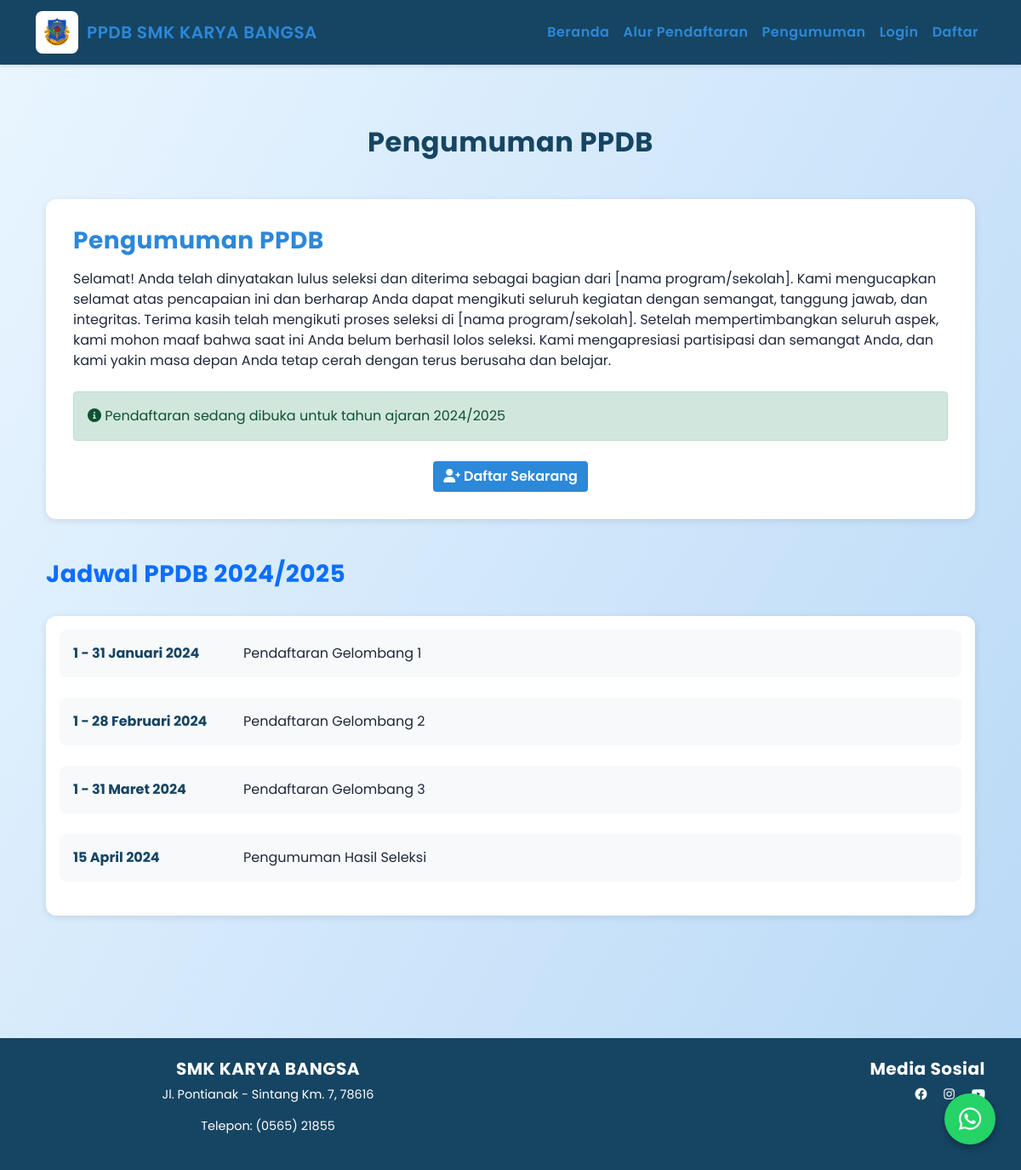
/pengumuman, run on an earlier commit of the app's database.
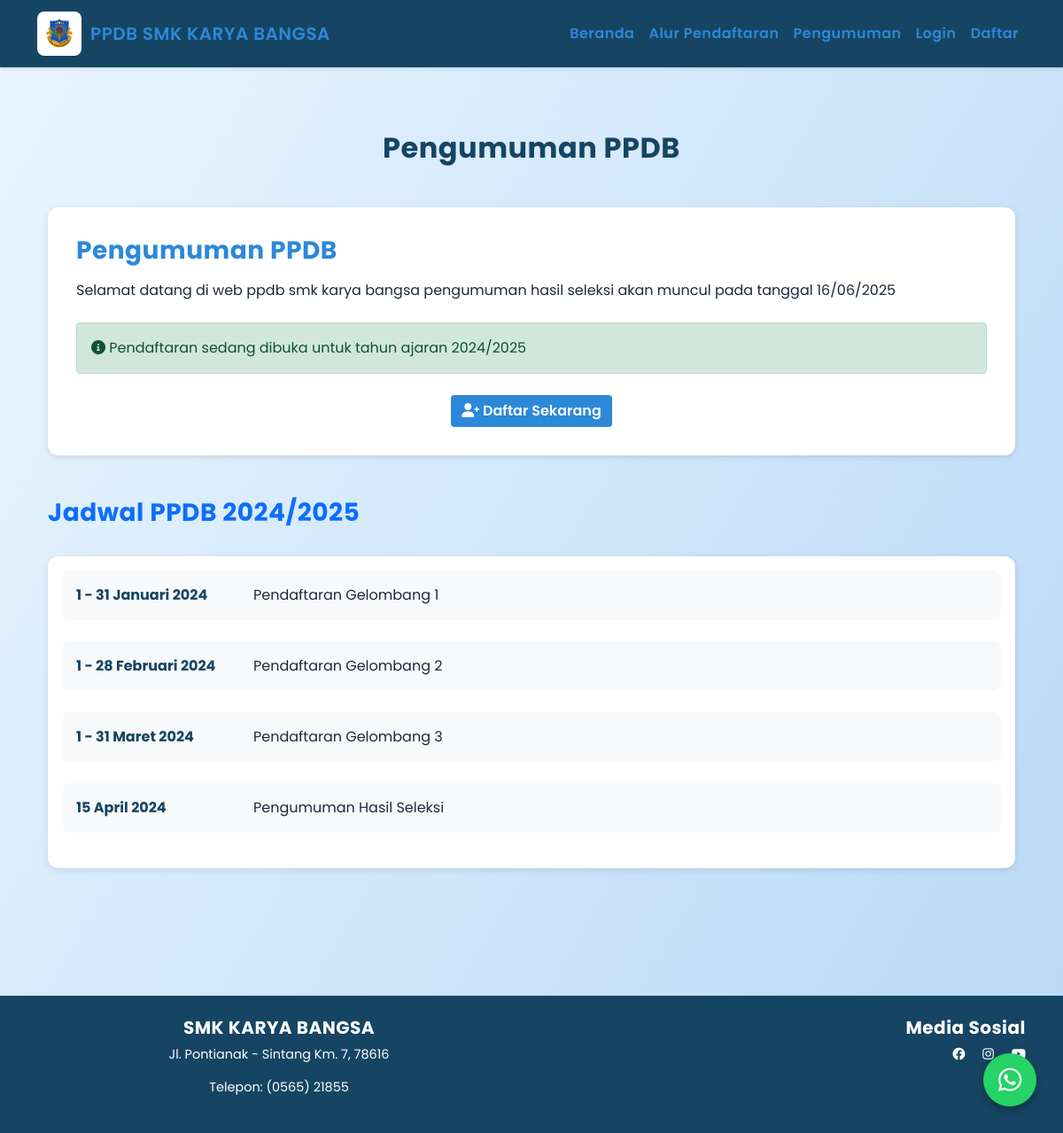
And on a later commit of the database.
### models.py (models this page shows)
class PpdbSettings(db.Model):
    id = db.Column(db.Integer, primary_key=True)
    registration_open = db.Column(db.Boolean, default=True)
    academic_year = db.Column(db.String(10))
    quota_per_major = db.Column(db.Integer)
    announcement_title = db.Column(db.String(200))
    announcement_content = db.Column(db.Text)
    show_announcement = db.Column(db.Boolean, default=False)

### routes/main.py (the view)
@main.route('/pengumuman')
def pengumuman():
    settings = PpdbSettings.query.first()
    approved_students = Siswa.query.filter_by(status='approved').all()
    return render_template('pengumuman.html',
                         settings=settings,
                         approved_students=approved_students)

### app.py (called while the page is built)
@app.before_request
def before_request():
    print(f"Incoming {request.method} request to {request.path}")

### templates/pengumuman.html (shortened to what this page needs)
{% extends 'base.html' %}
{% block content %}
<div class="container py-5">
    <div class="announcement-section">
        <h2 class="text-center mb-5" style="color:#164563;">Pengumuman PPDB</h2>
        {% if settings and settings.show_announcement %}
            <div class="announcement-card" style="background:white;border-radius:12px;padding:2rem;box-shadow:0 2px 8px rgba(0,0,0,0.1);">
                <h3 style="color:#2C88D9;margin-bottom:1rem;">{{ settings.announcement_title }}</h3>
                <div class="announcement-content">
                    {{ settings.announcement_content | safe }}
                </div>
                {% if settings.registration_open %}
                    <div class="alert alert-success mt-4">
                        <i class="fas fa-info-circle"></i>
                        Pendaftaran sedang dibuka untuk tahun ajaran {{ settings.academic_year }}
                    </div>
                    <div class="text-center mt-4">
                        <a href="{{ url_for('auth.register') }}" class="btn btn-primary">
                            <i class="fas fa-user-plus"></i> Daftar Sekarang
                        </a>
                    </div>
                {% else %}
                    <div class="alert alert-warning mt-4">
                        <i class="fas fa-exclamation-triangle"></i>
                        Pendaftaran untuk tahun ajaran {{ settings.academic_year }} sudah ditutup
                    </div>
                {% endif %}
            </div>
        {% else %}
            <div class="no-announcement text-center">
                <i class="fas fa-inbox fa-3x mb-3" style="color:#164563;"></i>
                <h3>Belum ada pengumuman</h3>
                <p>Silakan cek kembali nanti.</p>
            </div>
        {% endif %}
    </div>
    <div class="schedule-section mt-5">
        <h3 class="text-primary mb-4">Jadwal PPDB 2024/2025</h3>
        <div class="timeline">
            <div class="timeline-item">
                <div class="date">1 - 31 Januari 2024</div>
                <div class="event">Pendaftaran Gelombang 1</div>
            </div>
            <div class="timeline-item">
                <div class="date">1 - 28 Februari 2024</div>
                <div class="event">Pendaftaran Gelombang 2</div>
            </div>
            <div class="timeline-item">
                <div class="date">1 - 31 Maret 2024</div>
                <div class="event">Pendaftaran Gelombang 3</div>
            </div>
            <div class="timeline-item">
                <div class="date">15 April 2024</div>
                <div class="event">Pengumuman Hasil Seleksi</div>
            </div>
        </div>
    </div>
</div>
{% endblock %}

What changed in the data, as far as the page shows it:
changed PpdbSettings "Pengumuman PPDB": announcement_content "Selamat! Anda telah dinyatakan lulus seleksi dan diterima sebagai bagian dari [nama program/sekolah]. Kami mengucapkan selamat atas pencapaian ini dan berharap Anda dapat mengikuti seluruh kegiatan dengan semangat, tanggung jawab, dan integritas. Terima kasih telah mengikuti proses seleksi di [nama program/sekolah]. Setelah mempertimbangkan seluruh aspek, kami mohon maaf bahwa saat ini Anda belum berhasil lolos seleksi. Kami mengapresiasi partisipasi dan semangat Anda, dan kami yakin masa depan Anda tetap cerah dengan terus berusaha dan belajar." → "Selamat datang di web ppdb smk karya bangsa pengumuman hasil seleksi akan muncul pada tanggal 16/06/2025"
